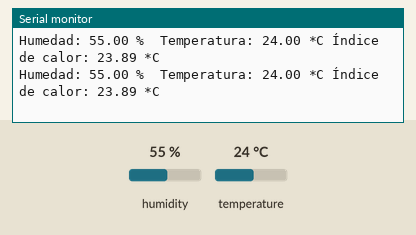
This sketch was run on a simulated Arduino Uno, built with avr-gcc and run on an emulated ATmega328P. Parts: the last lines printed to the serial monitor. Inputs (shaded band) come from the test bench; at power-on: humidity 55 %, temperature 24 °C.

Above: at 2.9 s.
3.0 s: humidity set to 22 %
At 4.26 s:
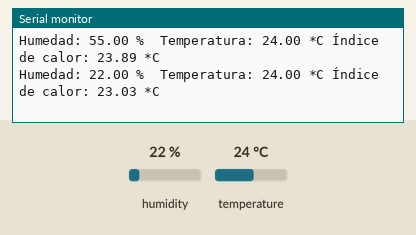
9.1 s: temperature set to 12 °C
At 9.21 s:
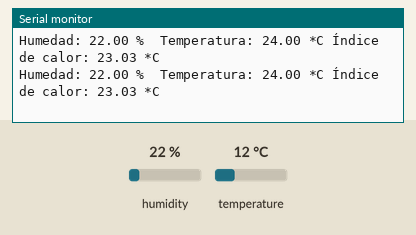
15.2 s: humidity set to 40 %
At 15.22 s:
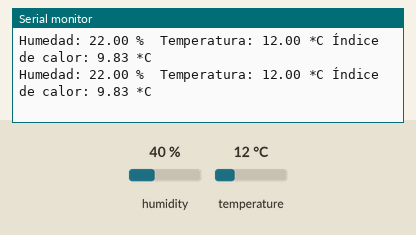
21.3 s: humidity set to 22 %
At 21.42 s:
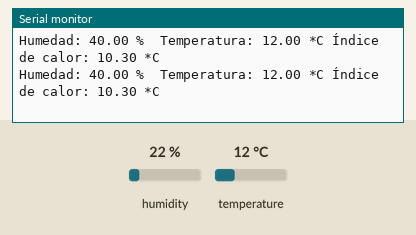
33.5 s: temperature set to 19 °C
At 35.38 s:
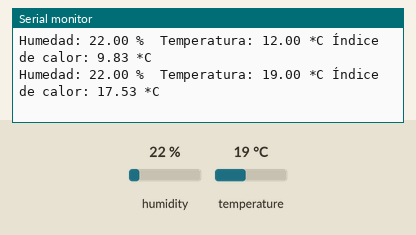
Timing chart, 0 to 36.9 s (numbered marks = the images above; inputs shaded):
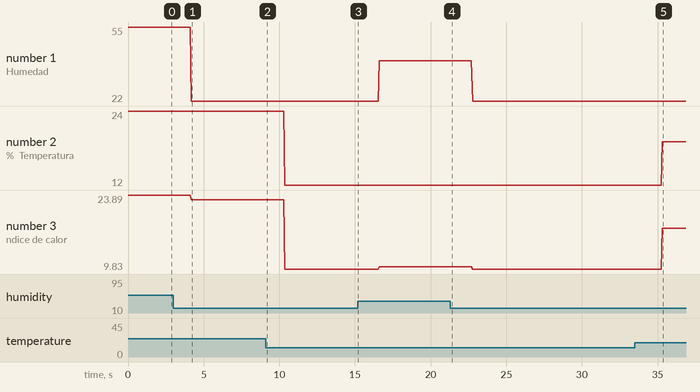

The sketch:

sensor_humedad.ino
```cpp
#include <DHT.h>

#define pin_humedad 0

#define tipo_sensor DHT11

DHT sensor(pin_humedad, tipo_sensor); //creamos un objeto de la clase DHT, y le asignamos características (pin y tipo de sensor)


void setup() {
 Serial.begin(9600); //inicializamos el puerto serial
 sensor.begin(); //inicializamos el sensor
}

void loop() {

  // Leemos la humedad relativa
  float humedad = sensor.readHumidity();
  // Leemos la temperatura en grados centígrados (por defecto)
  float temperatura = sensor.readTemperature();

  // Calcular el índice de calor en grados centígrados
  float indice_calor = sensor.computeHeatIndex(temperatura, humedad, false); //el último parámetro indica si la temperatura introducida en la
                                                                             //función está en grados celcius(false) o fahrenheit(true)
  Serial.print("Humedad: ");
  Serial.print(humedad);
  Serial.print(" %\t");
  Serial.print("Temperatura: ");
  Serial.print(temperatura);
  Serial.print(" *C ");
  Serial.print("Índice de calor: ");
  Serial.print(indice_calor);
  Serial.println(" *C ");
}
```

Measured:
- after the input at 3.0 s, the serial monitor: prints a new line after 1.2 s (image 1)
- after the input at 33.5 s, the serial monitor: prints a new line after 1.8 s (image 5)
- plotted number 1: 55 → 22 after the input at 3.0 s, 22 → 40 after the input at 15.2 s, 40 → 22 after the input at 21.3 s
- plotted number 2: 24 → 12 after the input at 9.1 s, 12 → 19 after the input at 33.5 s
- plotted number 3: 23.89 → 23.03 after the input at 3.0 s, 23.03 → 9.83 after the input at 9.1 s, 9.83 → 10.3 after the input at 15.2 s, 10.3 → 9.83 after the input at 21.3 s, 9.83 → 17.53 after the input at 33.5 s
